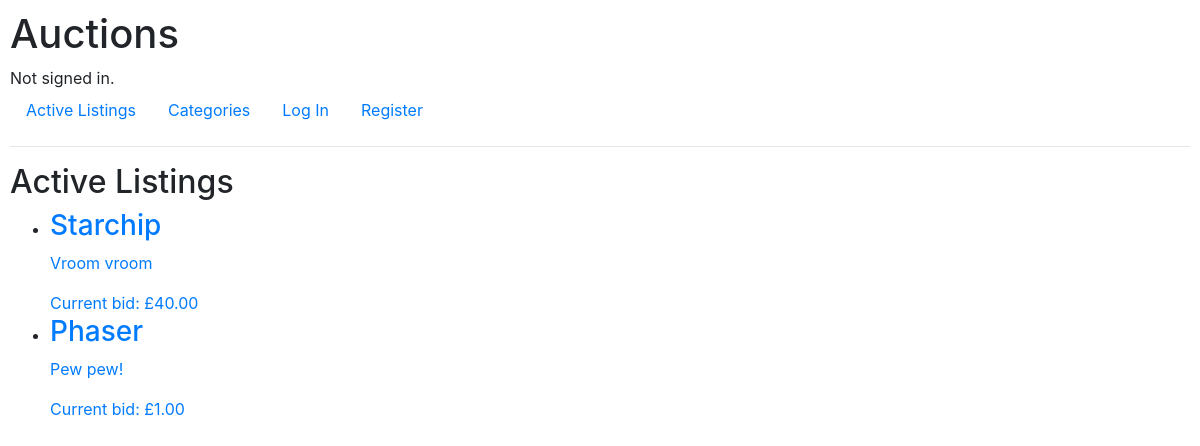
Before: / with the older database file.
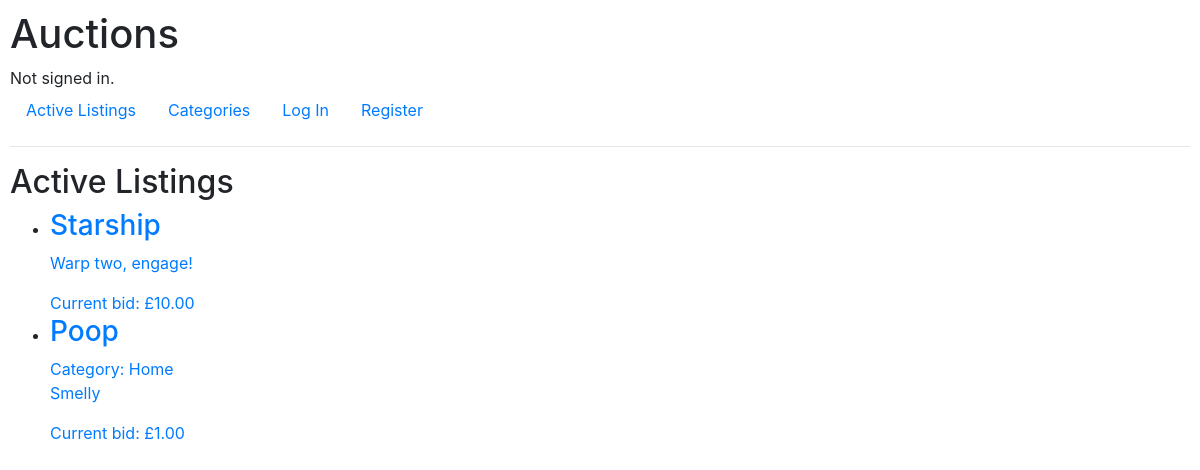
After: the same page with the newer database file.
### auctions/models.py (models this page shows)
class Listing(models.Model):
    title = models.CharField(max_length=64, default="New Item")
    description = models.CharField(max_length=1500, null=True)
    current_bid = models.DecimalField(max_digits=17, decimal_places = 2, default = 1)
    image = models.URLField(max_length= 512, null=True, blank=True)
    category = models.CharField(max_length = 64, choices = categories, null=True, blank=True)
    seller = models.ForeignKey(User, on_delete=models.CASCADE, related_name="listings")
    closed = models.BooleanField(default="False")

### auctions/views.py (the view)
# urls.py: path("", views.index, name="index"),
def index(request):
    listings = Listing.objects.filter(closed="False")
    return render(request, "auctions/index.html", {
        "listings": listings,
        "heading": "Active Listings",
    })

### auctions/templates/auctions/index.html (shortened to what this page needs)
{% extends "auctions/layout.html" %}
{% block body %}
    <h2>{{heading}}</h2>
    <ul>
        {% if listings %}
            {% for listing in listings %}
                <li>
                    <a href = "{% url 'view_listing' listing_id=listing.pk %}">
                        <span style="display: block;">
                            <div>
                                <h3>{{listing.title}}</h3>
                                {% if listing.category %}
                                    <div>
                                        Category: {{listing.category}}
                                    </div>
                                {% endif %}
                                <div>
                                    <p>{{listing.description}}</p>
                                </div>
                                <div>
                                    Current bid: £{{listing.current_bid}}
                                </div>
                            </div>
                        </span>
                    </a>
                </li>
            {% endfor %}
        {% else %}
            <p>No listings currently available.</p>
        {% endif %}
    </ul>
{% endblock %}

Changed rows visible on the page:
changed Listing: title "Starchip" → "Starship"; description "Vroom vroom" → "Warp two, engage!"; current_bid "40.00" → "10.00"
changed Listing: title "Phaser" → "Poop"; category (not shown) → "Home"; description "Pew pew!" → "Smelly"
